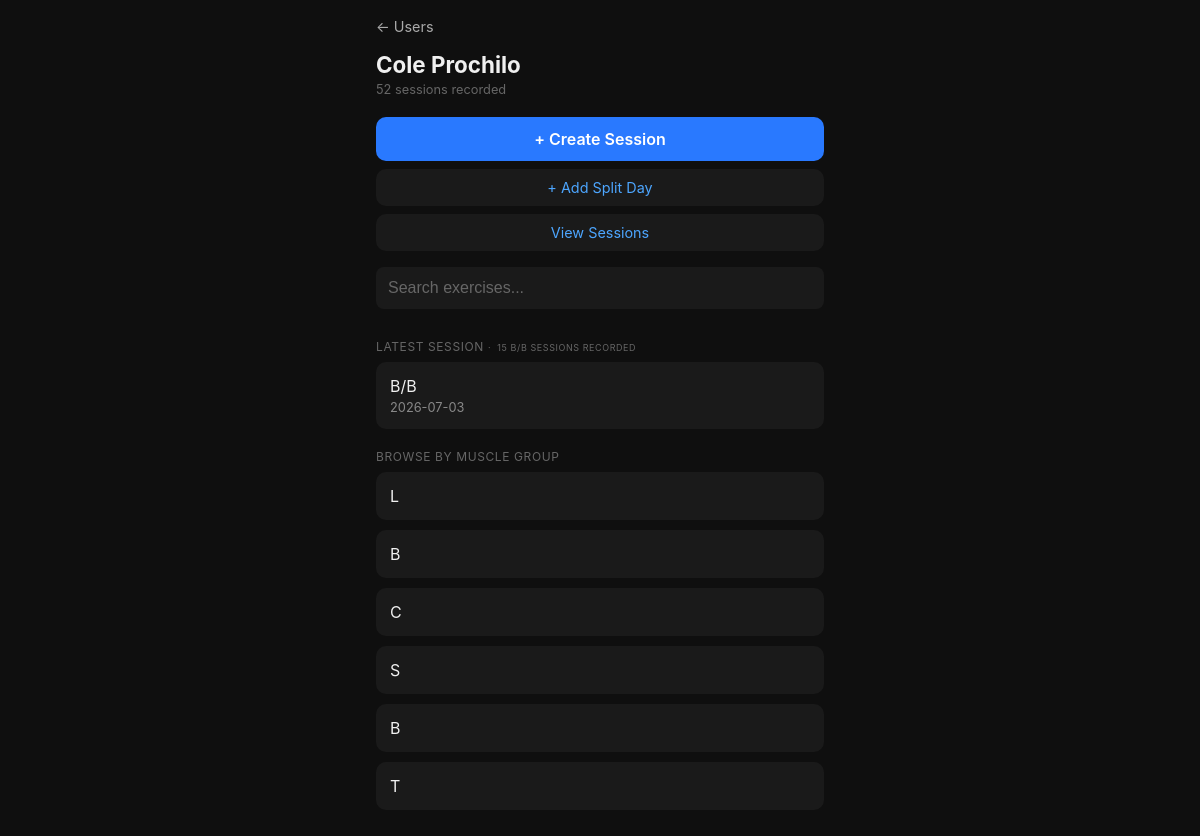
Page /user/1 on the committed database.
### tables this page shows
CREATE TABLE users (
    user_id       INTEGER PRIMARY KEY AUTOINCREMENT,
    username      TEXT NOT NULL UNIQUE,
    password_hash TEXT NOT NULL,
    date_created  TEXT NOT NULL
);

CREATE TABLE workout_sessions (
    workout_id    INTEGER PRIMARY KEY AUTOINCREMENT,
    user_id       INTEGER NOT NULL REFERENCES users(user_id),
    date          TEXT NOT NULL,
    split_day     TEXT REFERENCES split_days(name)
);

### web_app.py (the view)
@app.route("/user/<int:user_id>")
def user_home(user_id):
    with get_conn() as conn:
        user = conn.execute("SELECT username FROM users WHERE user_id = ?", (user_id,)).fetchone()
        if not user:
            return redirect(url_for("index"))
        muscle_groups = VALID_MUSCLE_GROUPS
        today = request.args.get("local_date") or date.today().isoformat()
        today_session = conn.execute(
            "SELECT workout_id, split_day FROM workout_sessions WHERE user_id = ? AND date = ? ORDER BY workout_id DESC LIMIT 1",
            (user_id, today)
        ).fetchone()
        latest_session = conn.execute(
            "SELECT workout_id, date, split_day FROM workout_sessions WHERE user_id = ? AND workout_id != ? ORDER BY workout_id DESC LIMIT 1",
            (user_id, today_session[0] if today_session else -1)
        ).fetchone()
        latest_split_session = conn.execute(
            "SELECT workout_id, date, split_day FROM workout_sessions WHERE user_id = ? AND split_day = ? AND workout_id != ? ORDER BY workout_id DESC LIMIT 1",
            (user_id, today_session[1], today_session[0])
        ).fetchone() if today_session else None
        split_counts = {r[0]: r[1] for r in conn.execute(
            "SELECT split_day, COUNT(*) FROM workout_sessions WHERE user_id = ? GROUP BY split_day",
            (user_id,)
        ).fetchall()}
        session_count = conn.execute(
            "SELECT COUNT(*) FROM workout_sessions WHERE user_id = ?", (user_id,)
        ).fetchone()[0]
    return render_template("user_home.html", user_id=user_id, username=user[0],
                           muscle_groups=[m[0] for m in muscle_groups],
                           today_session=today_session, today=today,
                           latest_session=latest_session, latest_split_session=latest_split_session,
                           session_count=session_count, split_counts=split_counts)

### db.py (called while the page is built)
def get_conn():
    conn = sqlite3.connect(DB_PATH)
    conn.execute("PRAGMA foreign_keys = ON")
    return conn

### templates/user_home.html (shortened to what this page needs)
{% extends "base.html" %}
{% block content %}
<a class="back-link" href="{{ url_for('index') }}">← Users</a>
<h1>{{ username.title() }}</h1>
<div class="username-tag">{{ session_count }} sessions recorded</div>
<a id="create-btn" href="{{ url_for('create_session', user_id=user_id) }}" style="display:block; background:#2979ff; color:#fff; text-align:center; padding:12px; border-radius:10px; margin-bottom:8px; font-size:1rem; font-weight:600;">+ Create Session</a>
<a href="{{ url_for('add_split_day', user_id=user_id) }}" style="display:block; background:#1a1a1a; color:#4da6ff; text-align:center; padding:10px; border-radius:10px; margin-bottom:8px; font-size:0.9rem;">+ Add Split Day</a>
<a href="{{ url_for('all_sessions', user_id=user_id) }}" style="display:block; background:#1a1a1a; color:#4da6ff; text-align:center; padding:10px; border-radius:10px; margin-bottom:16px; font-size:0.9rem;">View Sessions</a>
<form class="search-form" action="{{ url_for('search', user_id=user_id) }}" method="get">
  <input type="text" name="q" placeholder="Search exercises..." autocomplete="off">
</form>
{% if latest_session %}
<div class="section-title">Latest session <span style="font-size:0.56rem;">·&nbsp; {{ split_counts.get(latest_session[2], 0) }} {{ latest_session[2] }} sessions recorded</span></div>
<a href="{{ url_for('session_detail', user_id=user_id, workout_id=latest_session[0]) }}" class="card" style="display:block; text-decoration:none;">
  <div style="color:#f0f0f0; font-size:1rem;">{{ latest_session[2] }}</div>
  <div style="color:#888; font-size:0.8rem; margin-top:4px;">{{ latest_session[1] }}</div>
</a>
{% endif %}
<div class="section-title">Browse by muscle group</div>
{% for group in muscle_groups %}
<div class="card">
  <a href="{{ url_for('muscle_group', user_id=user_id, group=group) }}">{{ group.title() }}</a>
</div>
{% endfor %}
{% endblock %}

### templates/base.html (style rules this page uses)
* { box-sizing: border-box; margin: 0; padding: 0; }
body { font-family: -apple-system, BlinkMacSystemFont, sans-serif; background: #0f0f0f; color: #f0f0f0; padding: 16px; max-width: 480px; margin: 0 auto; }
h1 { font-size: 1.4rem; margin-bottom: 4px; }
a { color: #4da6ff; text-decoration: none; }
.card { background: #1a1a1a; border-radius: 10px; padding: 14px; margin-bottom: 10px; }
.card a { display: block; font-size: 1rem; color: #f0f0f0; }
.back-link { display: inline-block; margin-bottom: 16px; font-size: 0.9rem; color: #aaa; }
input[type=text], input[type=password] { width: 100%; padding: 12px; border-radius: 8px; border: none; background: #1a1a1a; color: #f0f0f0; font-size: 1rem; margin-bottom: 10px; }
input[type=text]::placeholder, input[type=password]::placeholder { color: #666; }
.search-form { margin-bottom: 16px; }
.section-title { font-size: 0.75rem; text-transform: uppercase; color: #666; letter-spacing: 0.05em; margin: 20px 0 8px; }
.username-tag { font-size: 0.8rem; color: #666; margin-bottom: 20px; }

### rows in the picture
users: title "Cole Prochilo"
workout_sessions: get "15", split_day "B/B", date "2026-07-03"

### other values in the picture
{{ session_count }} "52"
{{ group.title() }} "L" "B" "C" "S" "B" "T"
